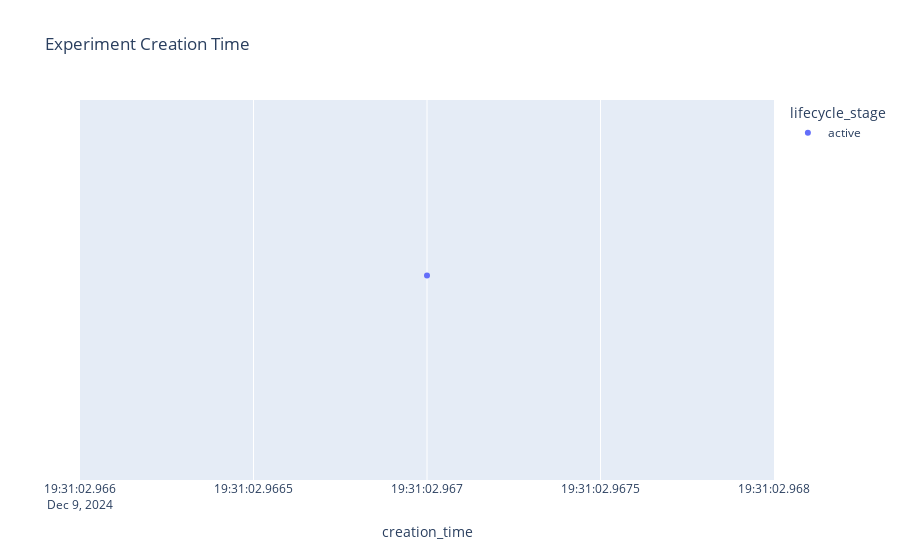

The notebook cell this image was saved under:
### Markdown cell above
# DASHBOARDS

### Code cell
px.strip(
    experiments,
    x="creation_time",
    color="lifecycle_stage",
    hover_name="name",
    hover_data=experiments.columns,
    title="Experiment Creation Time",
)

### Figure 1 — Plotly figure (JSON) as saved in the notebook; plotly's stock layout.template omitted (floating-point values rounded to 4 significant figures)
{"data": [{"alignmentgroup": "True", "boxpoints": "all", "customdata": [["file:///home/fmind/mlops-python-package/mlruns/892046783494697990", "892046783494697990", "2024-12-09T19:31:02.967000", "active", "bikes", {}]], "fillcolor": "rgba(255,255,255,0)", "hoveron": "points", "hovertemplate": "<b>%{hovertext}</b><br><br>lifecycle_stage=%{customdata[3]}<br>creation_time=%{x}<br>artifact_location=%{customdata[0]}<br>experiment_id=%{customdata[1]}<br>last_update_time=%{customdata[2]}<br>name=%{customdata[4]}<br>tags=%{customdata[5]}<extra></extra>", "hovertext": ["bikes"], "legendgroup": "active", "line": {"color": "rgba(255,255,255,0)"}, "marker": {"color": "#636efa"}, "name": "active", "offsetgroup": "active", "orientation": "h", "pointpos": 0, "showlegend": true, "type": "box", "x": ["2024-12-09T19:31:02.967000"], "x0": " ", "xaxis": "x", "y0": " ", "yaxis": "y"}], "layout": {"boxmode": "group", "legend": {"title": {"text": "lifecycle_stage"}, "tracegroupgap": 0}, "title": {"text": "Experiment Creation Time"}, "xaxis": {"anchor": "y", "domain": [0, 1], "title": {"text": "creation_time"}}, "yaxis": {"anchor": "x", "domain": [0, 1]}}}
